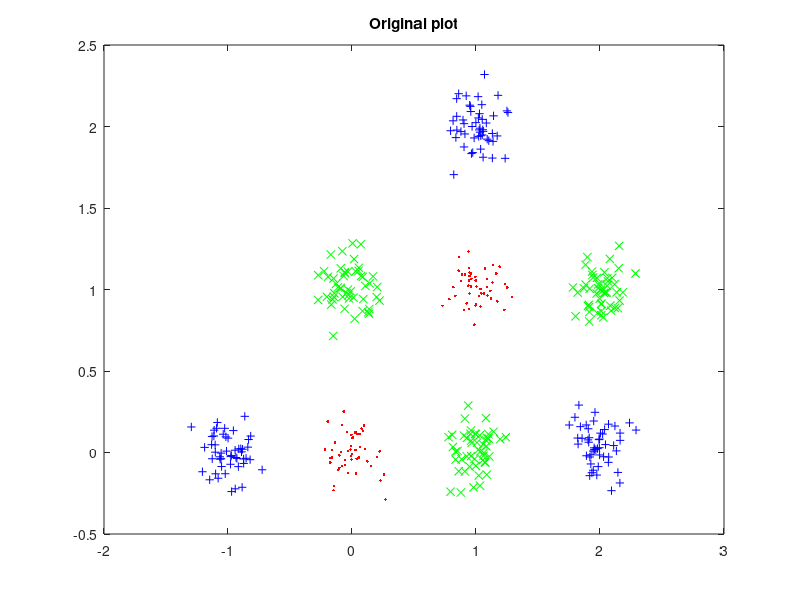

Write MATLAB code to recreate this figure.
function [dataset_rand,dataset_sort] = initial_data()

mu = [0;0]; 
sigma=0.11;
convariance=[sigma.^2 0; 0 sigma.^2];
data_r_1 = mvnrnd(mu, convariance, 50);
plot(data_r_1(:,1),data_r_1(:,2),'.','MarkerEdgeColor','r');
data_r_1(:,3)=1;
data_r_1(:,4)=0;
data_r_1(:,5)=0;
dataset = [data_r_1];
hold on;

mu = [1;1]; 
sigma=0.11;
convariance=[sigma.^2 0; 0 sigma.^2];
data_r_2 = mvnrnd(mu, convariance, 50);
plot(data_r_2(:,1),data_r_2(:,2),'.','MarkerEdgeColor','r');
data_r_2(:,3)=1;
data_r_2(:,4)=0;
data_r_2(:,5)=0;
dataset = [dataset;data_r_2];
hold on;

mu = [1;0]; 
sigma=0.11;
convariance=[sigma.^2 0; 0 sigma.^2];
data_g_1 = mvnrnd(mu, convariance, 50);
plot(data_g_1(:,1),data_g_1(:,2),'x','MarkerEdgeColor','g');
data_g_1(:,3)=0;
data_g_1(:,4)=1;
data_g_1(:,5)=0;
dataset = [dataset;data_g_1];
hold on;

mu = [0;1]; 
sigma=0.11;
convariance=[sigma.^2 0; 0 sigma.^2];
data_g_2 = mvnrnd(mu, convariance, 50);
plot(data_g_2(:,1),data_g_2(:,2),'x','MarkerEdgeColor','g');
data_g_2(:,3)=0;
data_g_2(:,4)=1;
data_g_2(:,5)=0;
dataset = [dataset;data_g_2];
hold on;

mu = [2;1]; 
sigma=0.11;
convariance=[sigma.^2 0; 0 sigma.^2];
data_g_3 = mvnrnd(mu, convariance, 50);
plot(data_g_3(:,1),data_g_3(:,2),'x','MarkerEdgeColor','g');
data_g_3(:,3)=0;
data_g_3(:,4)=1;
data_g_3(:,5)=0;
dataset = [dataset;data_g_3];
hold on;

mu = [-1;0]; 
sigma=0.11;
convariance=[sigma.^2 0; 0 sigma.^2];
data_b_1 = mvnrnd(mu, convariance, 50);
plot(data_b_1(:,1),data_b_1(:,2),'+','MarkerEdgeColor','b');
data_b_1(:,3)=0;
data_b_1(:,4)=0;
data_b_1(:,5)=1;
dataset = [dataset;data_b_1];
hold on;

mu = [2;0]; 
sigma=0.11;
convariance=[sigma.^2 0; 0 sigma.^2];
data_b_2 = mvnrnd(mu, convariance, 50);
plot(data_b_2(:,1),data_b_2(:,2),'+','MarkerEdgeColor','b');
data_b_2(:,3)=0;
data_b_2(:,4)=0;
data_b_2(:,5)=1;
dataset = [dataset;data_b_2];
hold on;

mu = [1;2]; 
sigma=0.11;
convariance=[sigma.^2 0; 0 sigma.^2];
data_b_3 = mvnrnd(mu, convariance, 50);
plot(data_b_3(:,1),data_b_3(:,2),'+','MarkerEdgeColor','b');
data_b_3(:,3)=0;
data_b_3(:,4)=0;
data_b_3(:,5)=1;
dataset = [dataset;data_b_3];
hold on;

title('Original plot');
dataset_rand = [randperm(400)',dataset];
dataset_sort = sortrows(dataset_rand);
hold off;